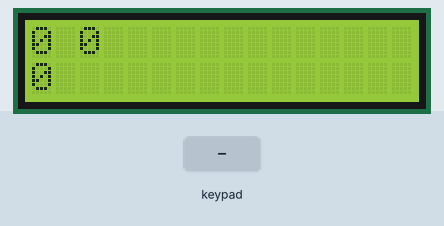
Simulated run of this sketch. Board: Arduino Uno, built with avr-gcc and run on an emulated ATmega328P. Shown: 16×2 character LCD. Inputs (shaded band) come from the test bench. What the sketch prints to the serial monitor is not drawn.

Above: at 6.2 s.
6.3 s: keypad keys 9 8 7 6 A pressed 0.4 s apart
At 8.8 s:
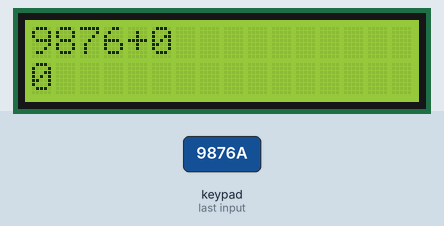
9.8 s: key 'D' pressed
At 10.4 s:
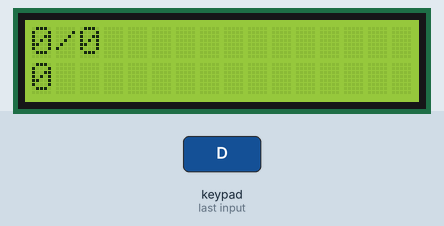
11.4 s: key 'C' pressed
At 12.7 s:
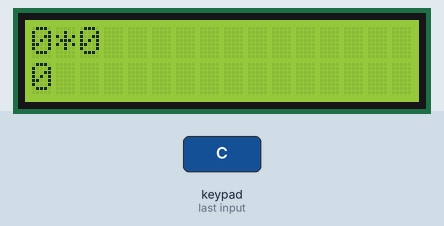
13.0 s: keypad keys 9 8 7 6 # pressed 0.4 s apart
At 15.4 s:
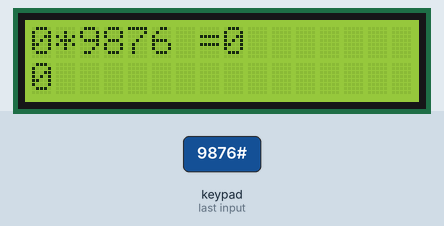
16.5 s: key 'B' pressed
At 17.8 s:
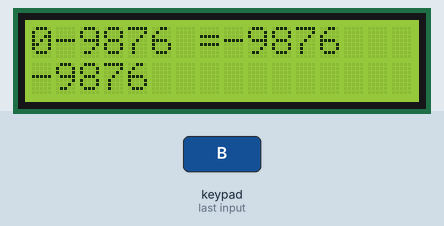
18.1 s: keypad keys 9 8 7 6 D pressed 0.4 s apart
At 20.3 s:
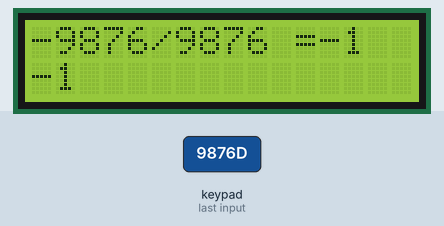
Timing chart, 0 to 21.8 s (numbered marks = the images above; inputs shaded):
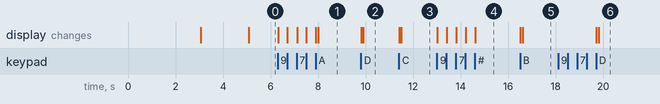

The sketch:

Calculatrice.ino
```cpp
#include <Key.h>
#include <Keypad.h>

#include <LiquidCrystal.h>


LiquidCrystal lcd(15, 14, 13, 12, 11, 10);

const byte ROWS = 4;
const byte COLS = 4;
char keys [ROWS] [COLS] = {
  {'7','8','9','D'},
  {'4','5','6','C'},
  {'1','2','3','B'},
  {'*','0','#','A'}
  };
byte rowPins[ROWS] = {9, 8, 7, 6};
byte colPins[COLS] = {5, 4, 3, 2};
Keypad myKeypad = Keypad( makeKeymap(keys), rowPins, colPins, ROWS, COLS);

long Num1, Num2, Number;
char key, action;
boolean result = false;

void setup() {
  Serial.begin(9600);
  lcd.begin(16,2);
  lcd.setCursor(0,0);
  lcd.print("GDN-CODE");
  lcd.setCursor(0,1);
  lcd.print("Projects Presents");
  delay(3000);
  lcd.setCursor(0,0);
  lcd.print("Arduino Calculator");
  delay(2000);
  lcd.clear();
}

void loop() {
  Serial.print(key);
  key = myKeypad.getKey();

  if(key!=NO_KEY)
  DetectButtons();

  if(result==true)
  CalculateResult();

  DisplayResult();
}

void DetectButtons() {
  lcd.clear();
  if (key == '*'){
    Serial.println ("Button Cancel"); Number=Num1=Num2=0; result=false;
  }

  if (key == '1'){
    Serial.println ("Button 1");
    if (Number == 0){
      Number = 1;
    } else {
      Number = (Number * 10) + 1;
    }
  }

  if (key == '4'){
    Serial.println ("Button 4");
    if (Number == 0){
      Number = 4;
    } else {
      Number = (Number * 10) + 4;
    }
  }

  if (key == '7'){
    Serial.println ("Button 7");
    if (Number == 0){
      Number = 7;
    } else {
      Number = (Number * 10) + 7;
    }
  }


  if (key == '0'){
    Serial.println ("Button 0");
    if (Number == 0){
      Number = 0;
    } else {
      Number = (Number * 10) + 0;
    }
  }

  if (key == '2'){
    Serial.println ("Button 2");
    if (Number == 0){
      Number = 2;
    } else {
      Number = (Number * 10) + 2;
    }
  }

  if (key == '5'){
    Serial.println ("Button 5");
    if (Number == 0){
      Number = 5;
    } else {
      Number = (Number * 10) + 5;
    }
  }

  if (key == '8'){
    Serial.println ("Button 8");
    if (Number == 0){
      Number = 8;
    } else {
      Number = (Number * 10) + 8;
    }
  }


  if (key == '#'){
    Serial.println ("Button Equal");
    Num2 = Number;
    result = true;
  }

  if (key == '3'){
    Serial.println ("Button 3");
    if (Number == 0){
      Number = 3;
    } else {
      Number = (Number * 10) + 3;
    }
  }

  if (key == '6'){
    Serial.println ("Button 6");
    if (Number == 0){
      Number = 6;
    } else {
      Number = (Number * 10) + 6;
    }
  }

  if (key == '9'){
    Serial.println ("Button 9");
    if (Number == 0){
      Number = 9;
    } else {
      Number = (Number * 10) + 9;
    }
  }

  if (key == 'A'|| key == 'B'|| key == 'C'|| key == 'D'){
    Num1 = Number;
    Number = 0;
    if (key == 'A'){
      Serial.println ("Addition"); action = '+';
    }
    if (key == 'B'){
      Serial.println ("Subtraction"); action = '-';
    }
    if (key == 'C'){
      Serial.println ("Multiplication"); action = '*';
    }
    if (key == 'D'){
      Serial.println ("Devesion"); action = '/';
    }

    delay(100);
  }
}

void CalculateResult() {
  if (action == '+'){
    Number = Num1 + Num2;
  }

  if (action == '-'){
    Number = Num1 - Num2;
  }

  if (action == '*'){
    Number = Num1 * Num2;
  }

  if (action == '/'){
    Number = Num1 / Num2;
  }
}

void DisplayResult() {
  lcd.setCursor(0, 0);
  lcd.print(Num1); lcd.print(action); lcd.print(Num2);

  if (result == true){
    lcd.print(" ="); lcd.print(Number);
  }

  lcd.setCursor(0, 1);
  lcd.print(Number);

  //FIN
}
```

Measured:
- after the input at 6.3 s, the display: first changes at once (image 1 shows a later state)
- after the input at 9.8 s, the display: first changes at once (image 2 shows a later state)
- after the input at 11.4 s, the display: first changes at once (image 3 shows a later state)
- after the input at 13.0 s, the display: first changes at once (image 4 shows a later state)
- after the input at 16.5 s, the display: first changes at once (image 5 shows a later state)
- after the input at 18.1 s, the display: first changes after 1.6 s (image 6 shows a later state)
